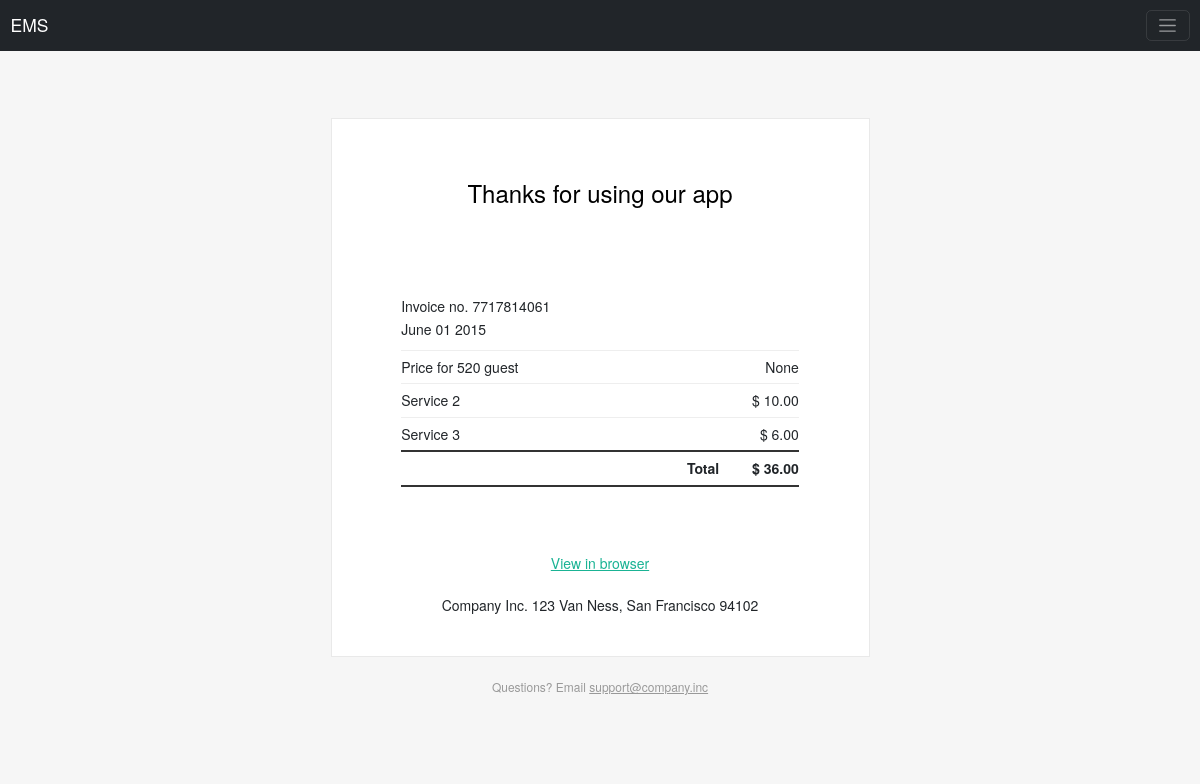
/payStatus/oxalis-2023/, run on the app's committed database.
### eventApp/models.py (models this page shows, shortened)
class Receipt(models.Model):
    def create_new_ref_number():
                not_unique = True
                while not_unique:
                    unique_ref = random.randint(1000000000, 9999999999)
                    if not Receipt.objects.filter(rcptNo=unique_ref):
                        not_unique = False
                return str(unique_ref)
    rcptFor = models.ForeignKey(UserAccount,on_delete=models.CASCADE,null=True,blank=True)
    rcptNo = models.CharField(default=create_new_ref_number,max_length=10)
    event = models.ForeignKey(CreatEvent,on_delete=models.CASCADE,null=True,blank=True)
    status = models.BooleanField(null=True,blank=True,default=False)

class CreatEvent(models.Model):
    typ = (
        ('WeddingAnniversary', 'Wedding Anniversary'),
        ('BirthDay Party','BirthDay Party'),
        ('Conference', 'Conference'),
        ('CelebrationParty','Celebration Party'),
    )
    name = models.CharField(max_length=200)
    desc = models.TextField(null=True, blank=True)
    startDate = models.DateField(auto_now_add=False, auto_now=False)
    endDate = models.DateField(auto_now=False, auto_now_add=False)
    startTime = models.TimeField(auto_now=False,auto_now_add=False,null=True, blank=True)
    endTime = models.TimeField(auto_now=False,auto_now_add=False,null=True, blank=True)
    venue = models.ForeignKey(Venues,on_delete=models.CASCADE, null=True, blank=True)
    TicketPrice = models.PositiveIntegerField(null=True, blank=True)
    slug = AutoSlugField(populate_from = 'name',unique=True,null=True,default=None)
    img = models.ImageField(upload_to='event/' ,null=True, blank=True)
    eveTyp = models.CharField(choices=typ,null=True,blank=True,max_length=50)
    eveManager = models.ForeignKey(UserAccount, on_delete=models.CASCADE  ,null=True,blank=True)
    nGuest = models.PositiveIntegerField(null=True,blank=True)
    tBkngPrice = models.PositiveBigIntegerField(null=True,blank=True)
    status = models.BooleanField(null=True,blank=True,default=False)
    payDone = models.BooleanField(null=True,blank=True,default=False)

### eventApp/views.py (the view)
# urls.py: path('payStatus/<slug:slug>/',views.getStatus,name='getIt'),
def getStatus(request,slug):
    eventX = CreatEvent.objects.get(slug = slug)
    rcpt = Receipt.objects.get(event = eventX)
    context = {
        'event' : eventX,
        'rcpt' : rcpt,
    }
    return render(request,'main/crud/receipt.html',context)

### templates/main/crud/receipt.html (shortened to what this page needs)
{% extends 'index.html' %}
{% load static %}
{% block content %}
<link rel="stylesheet" href="{% static 'css/receipt.css' %}">
<table class="body-wrap">
    <tbody>
        <tr>
            <td class="container" width="600">
                <div class="content">
                    <table class="main" width="100%" cellpadding="0" cellspacing="0">
                        <tbody>
                            <tr>
                                <td class="content-wrap aligncenter">
                                    <table width="100%" cellpadding="0" cellspacing="0">
                                        <tbody>
                                            <tr>
                                                <td class="content-block">
                                                    <h2>Thanks for using our app</h2>
                                                </td>
                                            </tr>
                                            <tr>
                                                <td class="content-block">
                                                    <table class="invoice">
                                                        <tbody>
                                                            <tr>
                                                                <td>{{user.name}}<br>Invoice no. {{rcpt.rcptNo}}<br>June 01 2015</td>
                                                            </tr>
                                                            <tr>
                                                                <td>
                                                                    <table class="invoice-items" cellpadding="0"
                                                                        cellspacing="0">
                                                                        <tbody>
                                                                            <tr>
                                                                                <td>Price for {{event.nGuest}} guest</td>
                                                                                <td class="alignright">{{event.tBkngPrice}}</td>
                                                                            </tr>
                                                                            <tr>
                                                                                <td>Service 2</td>
                                                                                <td class="alignright">$ 10.00</td>
                                                                            </tr>
                                                                            <tr>
                                                                                <td>Service 3</td>
                                                                                <td class="alignright">$ 6.00</td>
                                                                            </tr>
                                                                            <tr class="total">
                                                                                <td class="alignright" width="80%">Total
                                                                                </td>
                                                                                <td class="alignright">$ 36.00</td>
                                                                            </tr>
                                                                        </tbody>
                                                                    </table>
                                                                </td>
                                                            </tr>
                                                        </tbody>
                                                    </table>
                                                </td>
                                            </tr>
                                            <tr>
                                                <td class="content-block">
                                                    <a href="#">View in browser</a>
                                                </td>
                                            </tr>
                                            <tr>
                                                <td class="content-block">
                                                    Company Inc. 123 Van Ness, San Francisco 94102
                                                </td>
                                            </tr>
                                        </tbody>
                                    </table>
                                </td>
                            </tr>
                        </tbody>
                    </table>
                    <div class="footer">
                        <table width="100%">
                            <tbody>
                                <tr>
                                    <td class="aligncenter content-block">Questions? Email <a
                                            href="mailto:">support@company.inc</a></td>
                                </tr>
                            </tbody>
                        </table>
                    </div>
                </div>
            </td>
        </tr>
    </tbody>
</table>
{% endblock %}

### static/css/receipt.css (style rules this page uses)
* { margin: 0; padding: 0; font-family: "Helvetica Neue", "Helvetica", Helvetica, Arial, sans-serif; box-sizing: border-box; font-size: 14px; }
body { -webkit-font-smoothing: antialiased; -webkit-text-size-adjust: none; width: 100% !important; height: 100%; line-height: 1.6; }
table td { vertical-align: top; }
body { background-color: #f6f6f6; }
.body-wrap { background-color: #f6f6f6; width: 100%; }
.container { display: block !important; max-width: 600px !important; margin: 0 auto !important; clear: both !important; }
.content { max-width: 600px; margin: 0 auto; display: block; padding: 20px; }
.main { background: #fff; border: 1px solid #e9e9e9; border-radius: 3px; }
.content-wrap { padding: 20px; }
.content-block { padding: 0 0 20px; }
.footer { width: 100%; clear: both; color: #999; padding: 20px; }
.footer a { color: #999; }
.footer p, .footer a, .footer unsubscribe, .footer td { font-size: 12px; }
h1, h2, h3 { font-family: "Helvetica Neue", Helvetica, Arial, "Lucida Grande", sans-serif; color: #000; margin: 40px 0 0; line-height: 1.2; font-weight: 400; }
h2 { font-size: 24px; }
a { color: #1ab394; text-decoration: underline; }
.aligncenter { text-align: center; }
.alignright { text-align: right; }
.invoice { margin: 40px auto; text-align: left; width: 80%; }
.invoice td { padding: 5px 0; }
.invoice .invoice-items { width: 100%; }
.invoice .invoice-items td { border-top: #eee 1px solid; }
.invoice .invoice-items .total td { border-top: 2px solid #333; border-bottom: 2px solid #333; font-weight: 700; }

### data on the page
Receipt: rcptNo "7717814061"
CreatEvent: nGuest "520", tBkngPrice "None"
